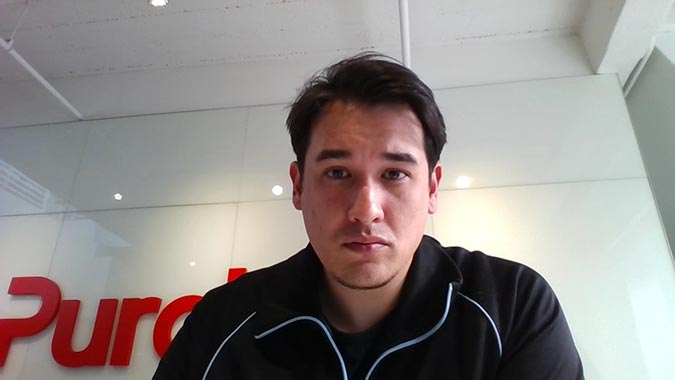
#> input picture Assignment 1/data/side.jpg, 675 x 380 px
$ jupyter execute skin_enhancement.ipynb
#> lines starting #> are read from the running program, lines starting #| are printed output that depends on the picture; after the words box and inside, x2 and y2 are one past the last pixel; in counts of white or black regions, pixels touching at a corner belong together
[cell 1]
import sys

[cell 2]
import cv2
import numpy as np
import math

# Read the image
image = cv2.imread("./data/side.jpg")
#> image is the input picture: shape (380, 675, 3); mean B, G, R 135.1, 137.4, 144.4
rgb = cv2.cvtColor(image, cv2.COLOR_BGR2RGB)
gray = cv2.cvtColor(image, cv2.COLOR_BGR2GRAY)
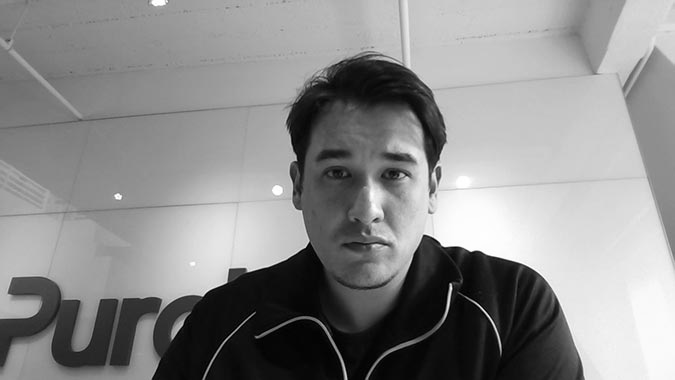
#> gray: shape (380, 675); min 0, max 255, mean 139.3
lab = cv2.cvtColor(image, cv2.COLOR_BGR2Lab)
#> lab: shape (380, 675, 3); mean of channels 0, 1, 2 144.8, 130.6, 130.9
hsv = cv2.cvtColor(image, cv2.COLOR_BGR2HSV)
#> hsv: shape (380, 675, 3); mean H, S, V 64.6, 36.2, 148.3


def detect_faces(img):
    # Create the haar cascade
    faceCascade = cv2.CascadeClassifier(
        "./data/haarcascade_frontalface_default.xml")
    # Detect faces in the image
    faces = faceCascade.detectMultiScale(
        img,
        scaleFactor=1.1,
        minNeighbors=5,
        minSize=(30, 30)
    )
    return faces

[cell 3]
# Draw a rectangle around the face and get the corresponding area
faces = detect_faces(gray)
#> in detect_faces, `faces = faceCascade.detectMultiScale( img, scaleFactor=1.1, minNeighbo..`: faces = [[283, 114, 161, 161]]
#> faces = [[283, 114, 161, 161]]

for (x, y, w, h) in faces:
    face = image[y:y+h, x:x+w]
    face_rgb = rgb[y:y+h, x:x+w]
    face_gray = gray[y:y+h, x:x+w]
    face_rect_lab = lab[y:y+h, x:x+w]
    face_rect_hsv = hsv[y:y+h, x:x+w]
#> this loop made 1 pass

cv2.imshow("Face Found", image)
cv2.imshow("Face Mask RGB", face)
cv2.imshow("Face Mask LAB", face_rect_lab)
cv2.imshow("Face Mask HSV", face_rect_hsv)
cv2.waitKey(0)
cv2.destroyAllWindows()

[cell 4]
from scipy.signal import convolve2d

# Get skin mask


def elipse_mask(a, b):
    return ((a-143.0)/6.5)**2 + ((b-148.0)/12)**2


def hsv_mask(h, s):
    return (s >= 0.25 and s <= 0.75) and h <= 0.095

# Algorith from paper


def skin_detection(face, face_rect_lab, face_rect_hsv):
    l, a, b = cv2.split(face_rect_lab)
    h, s, v = cv2.split(face_rect_hsv)
    skin_mask = np.zeros((face.shape[0], face.shape[1]))
    ellipse_test = np.vectorize(lambda a, b: 1 if elipse_mask(a, b) < 1 else 0)
    skin_mask = ellipse_test(a, b)
    hsv_test = np.vectorize(lambda h, s, m: 1 if m >
                            0.95 and hsv_mask(h, s) else 0)
    skin_mask = hsv_test(h/179.0, s/255.0, skin_mask)
    large_ellipse_test = np.vectorize(
        lambda m, a, b: 1 if elipse_mask(a, b) < 1.25 and m == 1 else 0)
    skin_mask = large_ellipse_test(skin_mask, a, b)
    return skin_mask.astype(np.uint8)


# Additional skin detection algorithm
# Found in https://arxiv.org/ftp/arxiv/papers/1708/1708.02694.pdf
def rgb_skin_detection(face):
    b, g, r = cv2.split(face)
    skin_mask = np.zeros((face.shape[0], face.shape[1]))
    rgb_test = np.vectorize(lambda r, g, b: 1 if r > 95 and g > 40 and b > 20 and max(
        r, g, b) - min(r, g, b) > 15 and abs(r-g) > 15 and r > g and r > b else 0)
    skin_mask = rgb_test(r, g, b)
    return skin_mask.astype(np.uint8)


# Check results from both masks and its combination
skin_mask = skin_detection(face, face_rect_lab, face_rect_hsv)
#> in skin_detection, `skin_mask = ellipse_test(a, b)`:
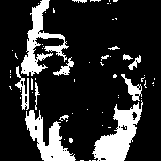
#> skin_mask: shape (161, 161) int64; values 0 (black) and 1 (white), 18.4% white; 62 white regions (48 under 20 px), largest, box (x1, y1, x2, y2) and area: (92, 100, 143, 161) 1424, (21, 0, 69, 76) 1216, (25, 110, 76, 161) 1108
#> in skin_detection, `skin_mask = hsv_test(h/179.0, s/255.0, skin_mask)`: skin_mask: shape (161, 161) int64; values 0 (black) and 1 (white), 15.2% white; 56 white regions (43 under 20 px), largest, box (x1, y1, x2, y2) and area: (21, 0, 69, 76) 1216, (25, 110, 76, 161) 1108, (92, 131, 136, 161) 797
rgb_skin_mask = rgb_skin_detection(face)
#> in rgb_skin_detection, `skin_mask = rgb_test(r, g, b)`: skin_mask: shape (161, 161) int64; values 0 (black) and 1 (white), 67.4% white; 31 black regions (20 under 20 px), largest, box (x1, y1, x2, y2) and area: (0, 0, 52, 161) 4001, (124, 64, 161, 161) 1561, (132, 0, 161, 57) 1042
final_skin_mask = cv2.bitwise_or(skin_mask, rgb_skin_mask)
#> final_skin_mask: shape (161, 161); values 0 (black) and 1 (white), 69.7% white; 37 black regions (24 under 20 px), largest, box (x1, y1, x2, y2) and area: (0, 0, 44, 161) 3777, (124, 64, 161, 161) 1548, (132, 0, 161, 57) 1042

skin = cv2.bitwise_and(face, face, mask=skin_mask)
rgb_skin = cv2.bitwise_and(face, face, mask=rgb_skin_mask)
final_skin = cv2.bitwise_and(face, face, mask=final_skin_mask)
cv2.imshow("Skin Found", np.hstack([face, skin]))
cv2.imshow("RGB Skin Found", np.hstack([face, rgb_skin]))
cv2.imshow("Final Skin Found", np.hstack([face, final_skin]))
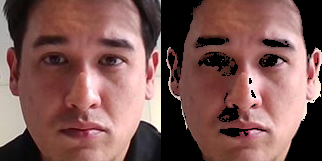
#> window 'Final Skin Found': shape (161, 322, 3); mean B, G, R 84.3, 88.1, 126.7
cv2.waitKey(0)
cv2.destroyAllWindows()

[cell 5]
# Adapted from https://github.com/drakeguan/cp11fall_project1/blob/master/wlsFilter/wlsFilter.m
from scipy.sparse import spdiags
from scipy.sparse.linalg import spsolve


def wls_filter(img_l, alpha=1.0, l=0.5, eps=sys.float_info.epsilon):

    img_l = img_l.astype(float)/255.0
    r, c = img_l.shape
    k = r*c

    # Compute affinities between adjacent pixels based on gradients of L
    dy = np.diff(img_l, 1, 0)
    dy = -l / (np.absolute(dy)**alpha + eps)
    dy = (np.vstack((dy, np.zeros(c, )))).flatten('F')

    dx = np.diff(img_l, 1, 1)
    dx = -l / (np.absolute(dx)**alpha + eps)
    dx = (np.hstack((dx, np.zeros(r, )[:, np.newaxis]))).flatten('F')

    # Construct a five-point spatially inhomogeneous Laplacian matrix
    B = np.vstack((dx, dy))
    d = [-r, -1]
    A = spdiags(B, d, k, k)

    e = dx
    w = np.roll(dx, r)
    s = dy
    n = np.roll(dy, 1)

    D = 1 - (e+w+s+n)
    A = A + A.T + spdiags(D, 0, k, k)

    # Solve
    OUT = spsolve(A, img_l.flatten('F')).reshape(img_l.shape[::-1])

    base = np.rollaxis(OUT, 1)
    detail = img_l - base
    return base, detail

[cell 6]
import matplotlib.pyplot as plt
from scipy.signal import argrelextrema

# Smooth histogram to easily find peaks


def smoothing(skin):
    intensity = (skin*255).clip(0, 255).astype(np.uint8)
    hist = cv2.calcHist([intensity], [0], None, [256], [1, 256])
    plt.plot(hist)
    plt.show()
    histT_list = hist.T.ravel()
    return np.correlate(histT_list, cv2.getGaussianKernel(
        40, 20).ravel(), 'same')

# Finds highest peak i  a region


def find_accurate_peaks(hist):
    return argrelextrema(hist, np.greater_equal, order=1)[0]

# Find second highest peak


def find_s_peak(l, r, left, right, peaks, f_peak):
    s_peak = None
    if len(left) > 0 and len(right) > 0:
        if left[0] < right[-1]:
            s_peak = l[left[0]]
        else:
            s_peak = r[right[-1]]
    elif len(right) > 0:
        s_peak = r[right[-1]]
    else:
        s_peak = l[left[0]]

    if s_peak is None:
        dist = np.argmax(np.absolute(peaks-peaks[f_peak]))
        s_peak = peaks[dist]
    return s_peak

# Check if histogram is bimodal and return both peaks and midpoint


def bimodal_check(hist):
    peaks = argrelextrema(hist, np.greater, order=3)[0]
    if len(peaks) < 2:
        return False, None, None, None
    f_peak = np.argmax(hist[peaks])
    left, right = peaks[:f_peak], peaks[f_peak+1:]
    true_left, true_right = find_accurate_peaks(
        hist[left]), find_accurate_peaks(hist[right])
    s_peak = find_s_peak(left, right, true_left, true_right, peaks, f_peak)
    d, b = peaks[f_peak] if peaks[f_peak] < s_peak else s_peak, peaks[f_peak] if peaks[f_peak] > s_peak else s_peak
    m = np.argmin(hist[d:b])+d
    return True, d, m, b

[cell 7]
"""
Algorithm 1. CorrectFace(I,F,Mskin)
Require: I – input image (luminance channel).
Require: F – detected face rectangle.
Require: Mskin – skin mask.
Ensure: Iout – adjusted image (luminance channel).
1: // Perform edge-preserving base/detail decomposition
2: (Base,Detail) = W LSFilter(I)
3: Iout = Base
4: // Sidelight correction
5: S = F Mskin // skin pixels inside F
6: H = Smoothed histogram of intensities in Iout[S]
7: if H is bimodal (sidelit face) then
8: d = intensity of dark mode in H
9: b = intensity of bright mode in H
10: m = intensity at local minimum between d and b
11: f = b−d m−d
12: A = adjustment map scaling by f every pixel ∈ S
with intensity ≤ m
13: Apply edge-aware constraint propagation to A
14: Iout = Iout ·A // pixelwise multiplication
15: end if
16: // Exposure Correction
17: p = 75th percentile of face skin pixels S
18: if p < 120 (underexposed face) then
19: f = 120+p/2p ; ensure 1 ≤ f ≤ 2
20: A = adjustment map scaling by f every pixel ∈ S
21: Apply edge-aware constraint propagation to A
22: Iout = Iout ·A // pixelwise multiplication
23: end if
24: Iout+ = Detail
"""

# Side exposure correction


def sidelit_correction(base, skin, d, m, b, x, y, w, h):
    base = (base*255).clip(0, 255).astype(np.uint8)
    skin = skin*255
    f = (b-d)/(m-d)
    A = np.ones(base.shape)
    A[y:y+h, x:x+w][(skin <= m) & (skin > 0)] = f
    A = cv2.edgePreservingFilter(A, 30, 10)
    cv2.imshow("Sidelit", np.hstack([base, base*A]))
    cv2.waitKey(0)
    cv2.destroyAllWindows()
    return base*A

# Under exposure correction


def exposure_correction(base, skin, p, x, y, w, h):
    base = (base*255).clip(0, 255).astype(np.uint8)
    skin = skin*255
    f = (120+p)/(2*p)
    f = np.clip(f, 1, 2)
    A = np.ones(base.shape)
    A[y:y+h, x:x+w][skin > 0] = f
    A = cv2.edgePreservingFilter(A, 30, 10)
    cv2.imshow("Underexposed", np.hstack([base, base*A]))
    cv2.waitKey(0)
    cv2.destroyAllWindows()
    return base * A

# Note: edgePreservingFilter either rounds uo or down, does not keep floats
# This makes it so that the light is not smooth

# Face enhancement algorithm


def correct_face(img):
    gray = cv2.cvtColor(img, cv2.COLOR_BGR2GRAY)
    lab = cv2.cvtColor(img, cv2.COLOR_BGR2Lab)
    hsv = cv2.cvtColor(img, cv2.COLOR_BGR2HSV)

    faces = detect_faces(gray)
    for (x, y, w, h) in faces:
        face = img[y:y+h, x:x+w]
        face_rect_lab = lab[y:y+h, x:x+w]
        face_rect_hsv = hsv[y:y+h, x:x+w]

    cape_skin_mask = skin_detection(face, face_rect_lab, face_rect_hsv)
    rgb_skin_mask = rgb_skin_detection(face)
    skin_mask = cv2.bitwise_or(cape_skin_mask, rgb_skin_mask)
    # Perform edge-preserving base/detail decomposition
    l, a, b = cv2.split(lab)
    base, detail = wls_filter(l)
    cv2.imshow("Base", base)
    cv2.waitKey(0)
    cv2.destroyAllWindows()
    # S = F Mskin // skin pixels inside F
    face_base = base[y:y+h, x:x+w]
    skin = cv2.bitwise_and(face_base, face_base, mask=skin_mask)
    cv2.imshow("Skin Found", np.hstack([face_base, skin]))
    cv2.waitKey(0)
    cv2.destroyAllWindows()
    # H = Smoothed histogram of intensities in Iout[S]
    hist = smoothing(skin)
    plt.plot(hist)
    plt.show()
    # Sidelight correction
    sidelit, d, m, b = bimodal_check(hist)
    if sidelit:
        print("Bimodal")
        base = sidelit_correction(base, skin, d, m, b, x, y, w, h)

    # Exposure Correction
    face_base = base[y:y+h, x:x+w]
    skin = cv2.bitwise_and(face_base, face_base, mask=skin_mask)
    cv2.imshow("Skin Found", np.hstack([face_base, skin]))
    cv2.waitKey(0)
    cv2.destroyAllWindows()
    p = np.percentile(img[skin], 75)
    if p < 120:
        print("Underexposed")
        base = exposure_correction(base, skin, p, x, y, w, h)

    lab[:, :, 0] = (base+detail*255).clip(0, 255)
    return cv2.cvtColor(lab, cv2.COLOR_Lab2BGR)

[cell 8]
img_out = correct_face(image)
#> the loop in correct_face, `for (x, y, w, h) in faces:` made 1 pass
#> in wls_filter, `detail = img_l - base`:
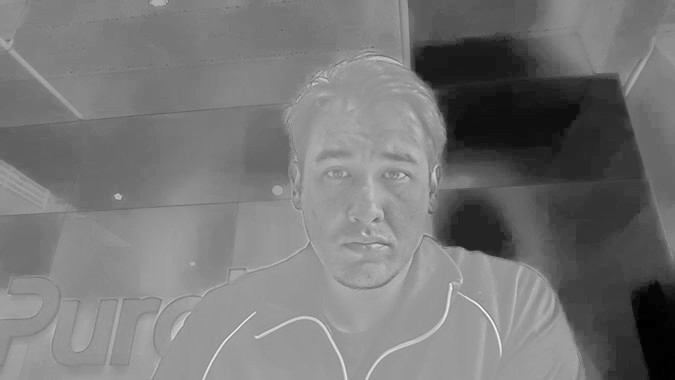
#> detail: shape (380, 675) float64; min -0.762, max 0.46, mean -0.192; drawn with min black and max white
#> in correct_face, `cv2.imshow("Base", base)`:
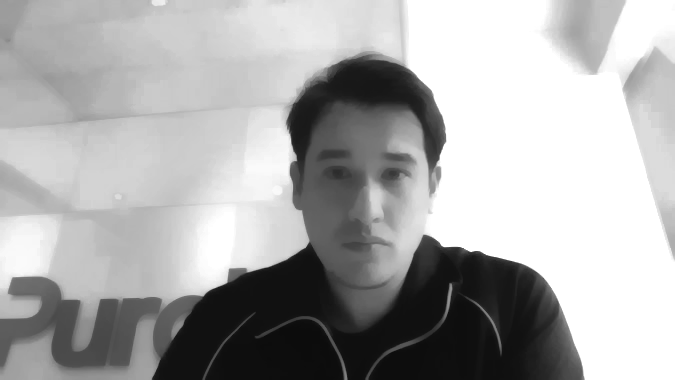
#> window 'Base': shape (380, 675); min 12, max 255, mean 170.8
#> in correct_face, `face_base = base[y:y+h, x:x+w]`:
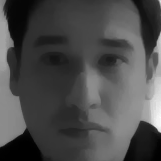
#> face_base: shape (161, 161) float64; min 0.0673, max 1.48, mean 0.488; drawn with min black and max white
#> in correct_face, `skin = cv2.bitwise_and(face_base, face_base, mask=skin_mask)`:
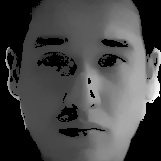
#> skin: shape (161, 161) float64; min 0, max 1.28, mean 0.362; drawn with min black and max white
#> in correct_face, `cv2.imshow("Skin Found", np.hstack([face_base, skin]))`:
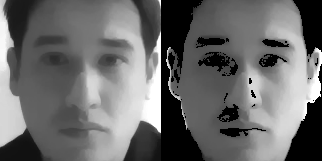
#> window 'Skin Found': shape (161, 322); min 0, max 255, mean 107.2
#> in smoothing, `intensity = (skin*255).clip(0, 255).astype(np.uint8)`:
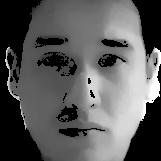
#> intensity: shape (161, 161); min 0, max 255, mean 91.7
#> in smoothing, `hist = cv2.calcHist([intensity], [0], None, [256], [1, 256])`: hist = 256 values, max 468 at index 95, min 0 at index 0, mean 70.57
#> in smoothing, `plt.show()`:
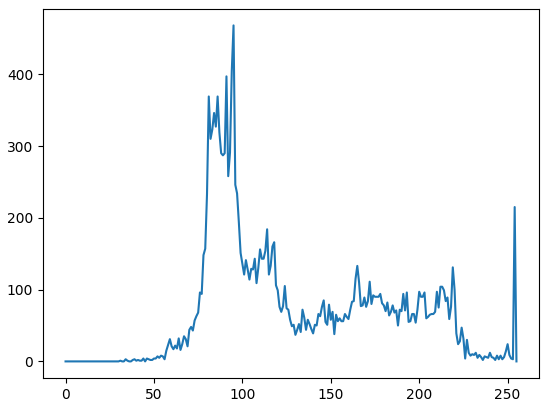
#> figure drawn by matplotlib, 1 panel; curve peaks at x = 95, y = 468
#> in smoothing, `histT_list = hist.T.ravel()`: histT_list has the same summary as hist
#> in correct_face, `hist = smoothing(skin)`: hist = 256 values, max 225.8 at index 95, min 0 at index 0, mean 70.06
#> in bimodal_check, `peaks = argrelextrema(hist, np.greater, order=3)[0]`: peaks = [95, 174, 182, 195, 201]
#> in bimodal_check, `f_peak = np.argmax(hist[peaks])`: f_peak = 0
#> in bimodal_check, `left, right = peaks[:f_peak], peaks[f_peak+1:]`: left = empty array; right = [174, 182, 195, 201]
#> in bimodal_check, `true_left, true_right = find_accurate_peaks( hist[left]), find_accurat..`: true_left = empty array; true_right = [0, 3]
#> in find_s_peak, `s_peak = r[right[-1]]`: s_peak = 201
#> in bimodal_check, `d, b = peaks[f_peak] if peaks[f_peak] < s_peak else s_peak, peaks[f_pe..`: d = 95; b = 201
#> in bimodal_check, `m = np.argmin(hist[d:b])+d`: m = 142
#> in correct_face, `sidelit, d, m, b = bimodal_check(hist)`: sidelit = True; d = 95; m = 142; b = 201
#> in sidelit_correction, `f = (b-d)/(m-d)`: f = 2.26
#> in correct_face, `p = np.percentile(img[skin], 75)`: p = 203

$ run again, with Assignment 1/data/test.jpg copied over Assignment 1/data/side.jpg
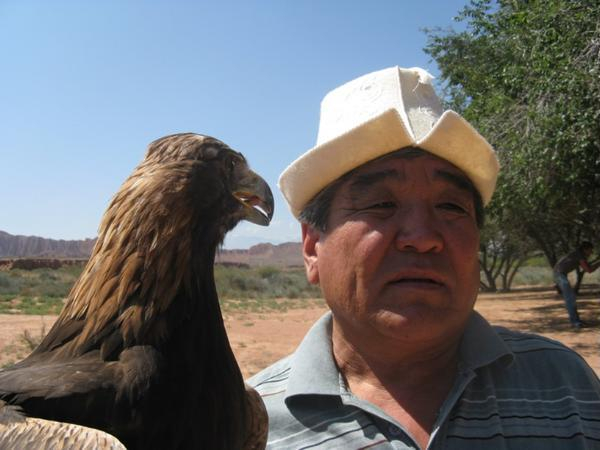
#> input picture Assignment 1/data/test.jpg, 600 x 450 px
#> image is the input picture: shape (450, 600, 3); mean B, G, R 111.2, 110.3, 109.7
#> lab: shape (450, 600, 3); mean of channels 0, 1, 2 115.6, 129.4, 128.6
#> hsv: shape (450, 600, 3); mean H, S, V 53.8, 76.3, 130.4
#> in detect_faces, `faces = faceCascade.detectMultiScale( img, scaleFactor=1.1, minNeighbo..`: faces = [[175, 124, 226, 226]]
#> the loop `for (x, y, w, h) in faces:` made 1 pass
#> in skin_detection, `skin_mask = ellipse_test(a, b)`:
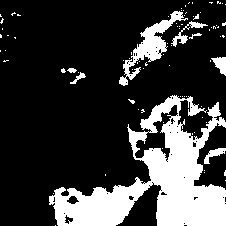
#> skin_mask: shape (226, 226) int64; values 0 (black) and 1 (white), 22.9% white; 84 white regions (76 under 20 px), largest, box (x1, y1, x2, y2) and area: (49, 95, 226, 226) 9589, (119, 11, 188, 86) 1211, (171, 21, 208, 47) 201
#> final_skin_mask: shape (226, 226); values 0 (black) and 1 (white), 38.7% white; 32 white regions (21 under 20 px), largest, box (x1, y1, x2, y2) and area: (46, 94, 226, 226) 13259, (106, 0, 226, 93) 4567, (41, 121, 122, 141) 593
#> the loop in correct_face, `for (x, y, w, h) in faces:` made 1 pass
#> in smoothing, `hist = cv2.calcHist([intensity], [0], None, [256], [1, 256])`: hist = 256 values, max 367 at index 192, min 0 at index 0, mean 77.12
#> in smoothing, `plt.show()`:
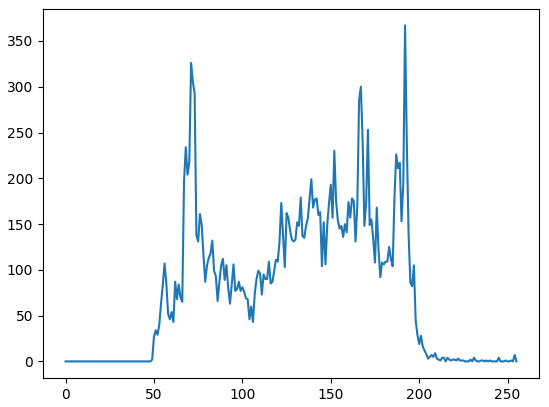
#> figure drawn by matplotlib, 1 panel; curve peaks at x = 192, y = 367
#> histT_list has the same summary as hist
#> in correct_face, `hist = smoothing(skin)`: hist = 256 values, max 169.8 at index 157, min 0 at index 0, mean 77.11
#> peaks = [76, 157, 174]
#> f_peak = 1
#> left = [76]; right = [174]
#> true_left = [0]
#> in find_s_peak, `s_peak = r[right[-1]]`: s_peak = 174
#> in bimodal_check, `d, b = peaks[f_peak] if peaks[f_peak] < s_peak else s_peak, peaks[f_pe..`: d = 157; b = 174
#> in bimodal_check, `m = np.argmin(hist[d:b])+d`: m = 166
#> in correct_face, `sidelit, d, m, b = bimodal_check(hist)`: sidelit = True; d = 157; m = 166; b = 174
#> f = 1.89
#> p = 198
